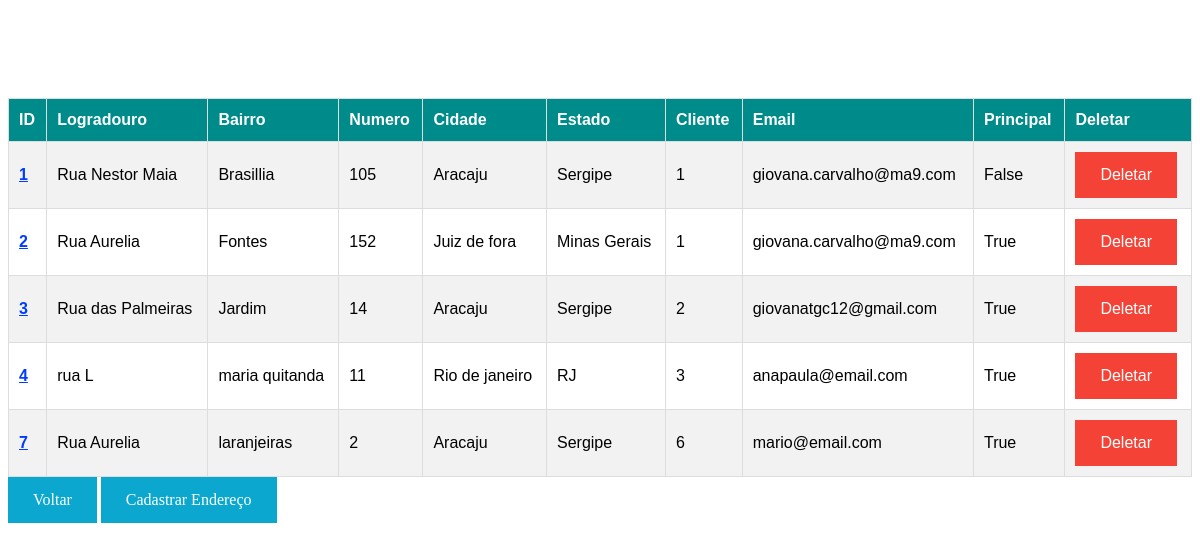
/cadastros/list/, run on an earlier commit of the app's database.
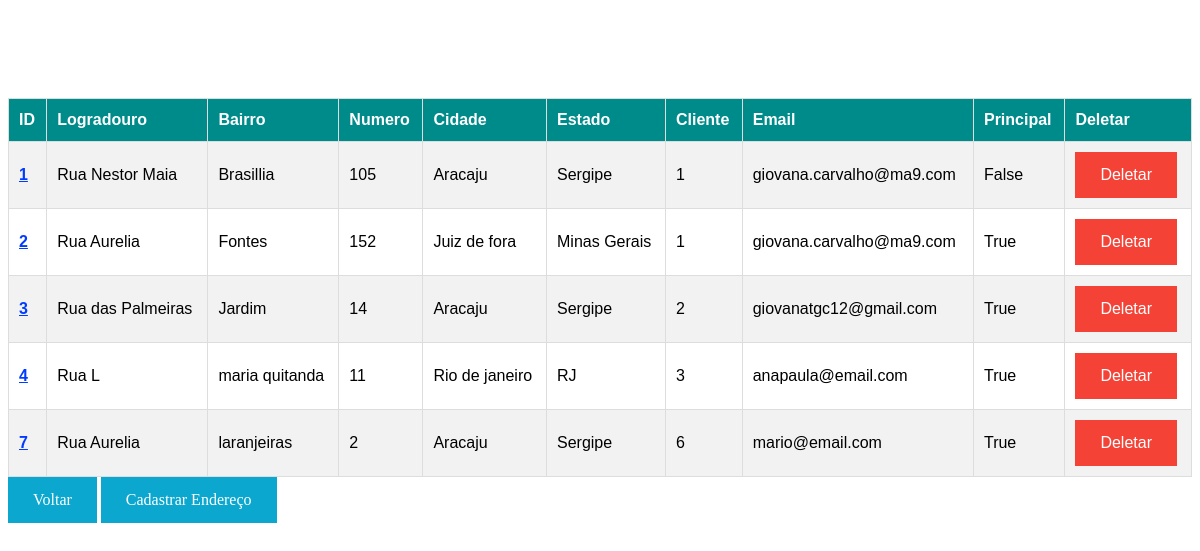
And on a later commit of the database.
### cadastros/models.py (models this page shows, shortened)
class Endereco(models.Model):
    logradouro = models.CharField("logradouro", max_length=500)
    bairro = models.CharField("bairro", max_length= 100)
    cidade = models.CharField("cidade", max_length=100)
    estado = models.CharField("estado", max_length=100)
    numero = models.CharField("numero", max_length=100)
    email = models.EmailField("email")
    begin_date= models.DateTimeField(auto_now_add=True)
    active = models.BooleanField(default=True)#para verificar se endereço está ativo
    endereco_principal = models.BooleanField("Endereço principal", default=False)
    cliente = models.ForeignKey(Cliente,on_delete=models.CASCADE,related_name='endereco_cliente',verbose_name='Cliente')
    class Meta:
        db_table= 'endereco'
        verbose_name= "Endereço"
        verbose_name_plural= "Endereços"

class Cliente(models.Model):
    foto = models.ImageField(upload_to='images/')
    nome = models.CharField("nome", max_length=50)
    sobrenome = models.CharField("sobrenome", max_length=100)
    cpf = models.CharField("cpf", max_length=11, unique=True)
    rg = models.CharField("rg", max_length=8, unique=True)
    telefone = models.CharField("telefone", max_length=12)
    email = models.EmailField("email")
    begin_date= models.DateTimeField(auto_now_add=True)
    def __str__(self):
        return str(self.id)
    class Meta:
        db_table= 'cliente'
        verbose_name = "Cliente"
        verbose_name_plural = "Clientes"

### cadastros/views.py (the view)
# urls.py: path('list/',EnderecoList.as_view(), name= 'endereco_list'),
class EnderecoList(ListView):
    model = Endereco

### cadastros/templates/cadastros/endereco_list.html (shortened to what this page needs)
<!DOCTYPE html>
<html lang="en">
<head>
</head>
<body>
    <table id="customers">
        <tr>
        <th>ID</th>
        <th>Logradouro</th>
        <th>Bairro</th>
        <th>Numero</th>
        <th>Cidade</th>
        <th>Estado</th>
        <th>Cliente</th>
        <th>Email</th>
        <th>Principal</th>
        <th>Deletar</th>
        </tr>
    {% for endereco in object_list %}
    <tr>
        <td>
            <b><a class="three" href="{% url 'endereco_update' endereco.id %}"  target="_blank">{{ endereco.id}}</a></b>
        </td>
        <td>{{ endereco.logradouro }}</td>
        <td>{{ endereco.bairro }}</td>
        <td>{{ endereco.numero }}</td>
        <td>{{ endereco.cidade }}</td>
        <td>{{ endereco.estado }}</td>
        <td>{{ endereco.cliente }}</td>
        <td>{{ endereco.email}}</td>
        <td>{{ endereco.endereco_principal}}</td>
        <td>
            <a class="two" href="{% url 'endereco_delete' endereco.id %}" target="_blank">Deletar</a>
        </td>
    </tr>
    <br>
    {% endfor %}
    </table>
    <a class="four" href="/cadastros/" target="_blank">Voltar</a>
    <a class="one" href="/cadastros/createAddress/" target="_blank">Cadastrar Endereço</a>
</body>
</html>

What changed in the data, as far as the page shows it:
changed Endereco "maria quitanda": logradouro "rua L" → "Rua L"
